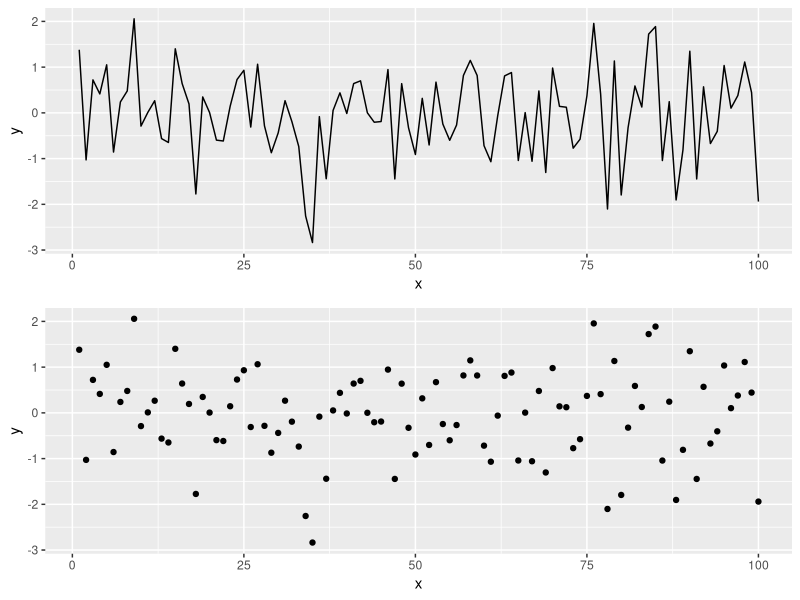

The R script that drew this image:
## ---- chunk 1
knitr::opts_chunk$set(
  fig.height =  5, 
  fig.path  = 'data/')
## ---- chunk 2
library(tidyverse)
library(gridExtra)
## ---- chunk 3
# Simulating data according to a normal distribution

x <- seq(1:100)
y <- rnorm(100)  # Generating data form a normal distribution with mean 0 and variance  1

data <- data.frame(x = x, y = y )    # Creating a data frame

p1 <- ggplot(data, aes(x = x, y = y)) +
   geom_line()

p2 <- ggplot(data, aes(x = x, y = y)) +
   geom_point()

grid.arrange(p1, p2)
